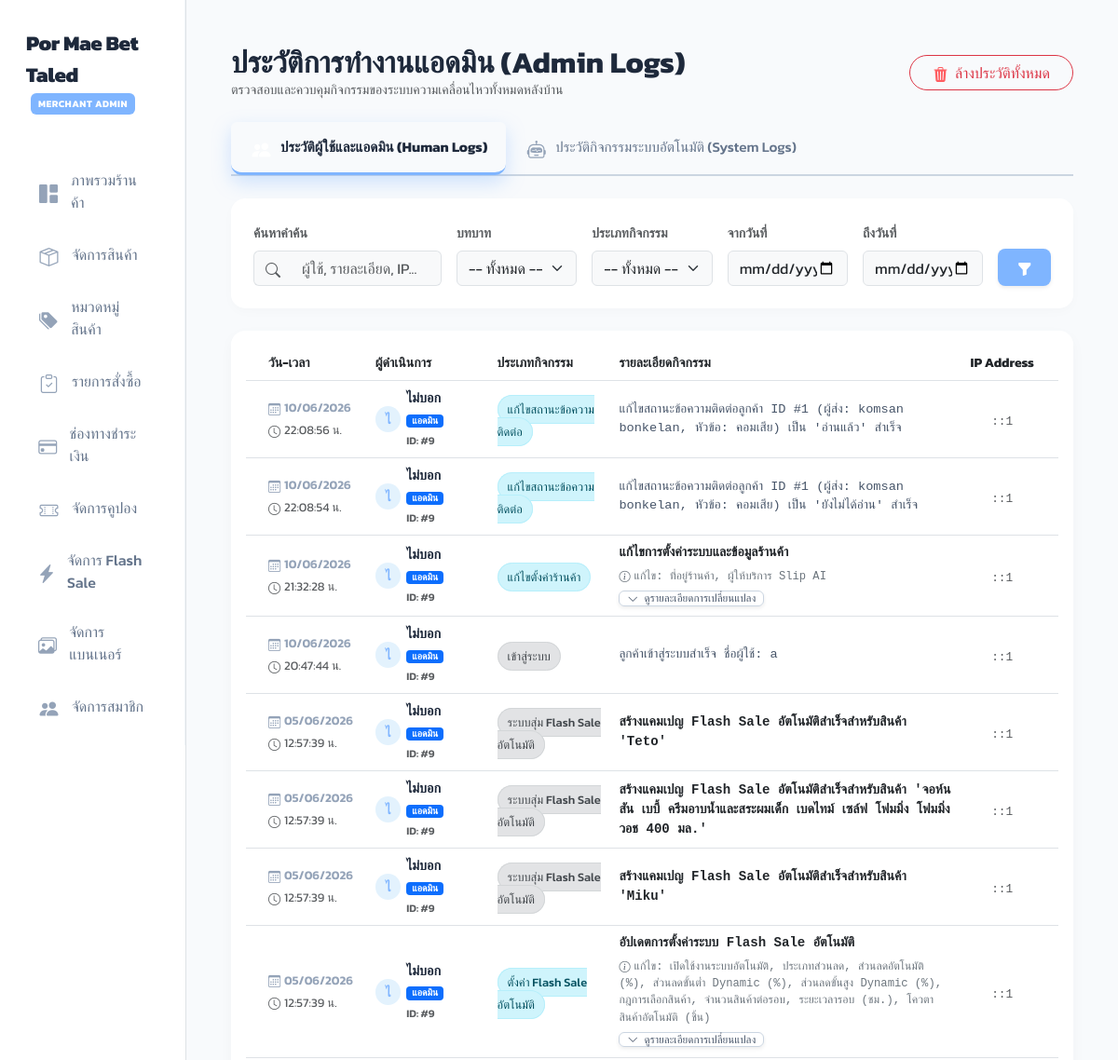
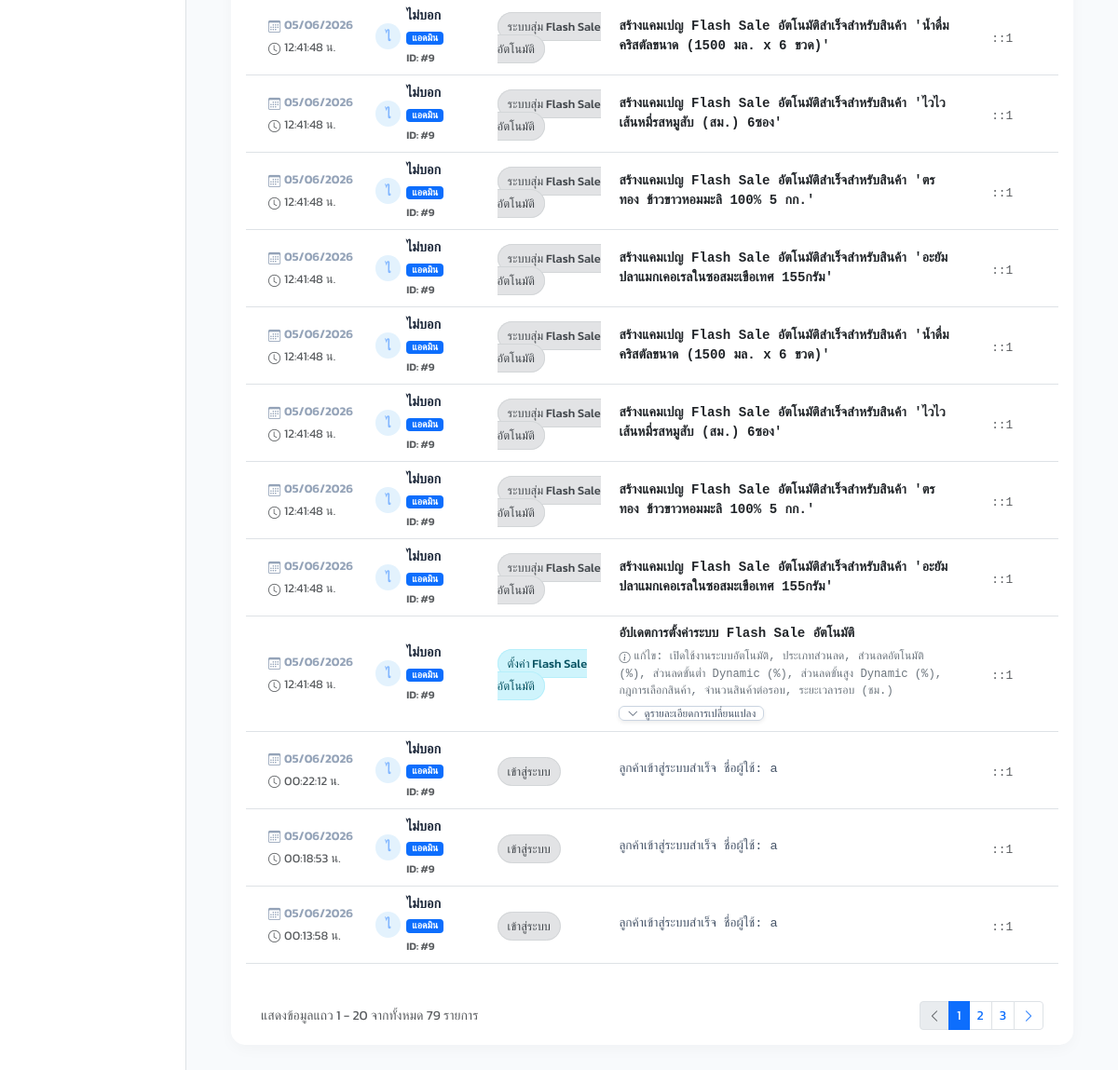
Page /admin_logs.php (signed in) on the committed database (2 pictures, top to bottom).
### tables this page shows
CREATE TABLE `admin_logs` (
  `id` int(11) NOT NULL,
  `admin_id` int(11) DEFAULT NULL,
  `admin_name` varchar(150) NOT NULL,
  `action_type` varchar(100) NOT NULL,
  `details` text NOT NULL,
  `ip_address` varchar(45) DEFAULT NULL,
  `created_at` timestamp NOT NULL DEFAULT current_timestamp()
);

### admin_logs.php (the view, shortened to what the rows shown need)
<?php
include 'db.php';
$log_type = isset($_GET['log_type']) ? mysqli_real_escape_string($conn, $_GET['log_type']) : 'human';
$where_clauses = ["1=1"];
if ($log_type === 'system') {
    $where_clauses[] = "l.admin_id IS NULL";
} else {
    $where_clauses[] = "l.admin_id IS NOT NULL";
}
$where_sql = implode(" AND ", $where_clauses);
$limit = 20;
$page = isset($_GET['page']) ? max(1, intval($_GET['page'])) : 1;
$offset = ($page - 1) * $limit;
$sql = "SELECT l.*, u.role FROM admin_logs l LEFT JOIN users u ON l.admin_id = u.id WHERE $where_sql ORDER BY l.id DESC LIMIT $limit OFFSET $offset";
$result = mysqli_query($conn, $sql);
$rows = [];
if ($result && mysqli_num_rows($result) > 0) {
    while ($row = mysqli_fetch_assoc($result)) {
        $rows[] = $row;
    }
}
function render_log_details($details_json_or_text, $row_id) {
    $data = json_decode($details_json_or_text, true);
    if (json_last_error() === JSON_ERROR_NONE && is_array($data)) {
        $html = '';
        if (isset($data['title'])) {
            $html .= '<div class="fw-semibold text-dark mb-0">' . htmlspecialchars($data['title']) . '</div>';
        }
        $has_changes = !empty($data['changes']);
        $has_sections = !empty($data['sections']);
        $summary_parts = [];
        if ($has_changes) {
            $changed_fields = [];
            foreach ($data['changes'] as $change) {
                if (!empty($change['field'])) {
                    $changed_fields[] = $change['field'];
                }
            }
            if (count($changed_fields) > 0) {
                $summary_parts[] = 'แก้ไข: ' . implode(', ', $changed_fields);
            }
        }
        if (count($summary_parts) > 0) {
            $html .= '<div class="text-secondary small my-1" style="font-size: 0.76rem; font-weight: normal;"><i class="bi bi-info-circle me-1"></i>' . htmlspecialchars(implode(' | ', $summary_parts)) . '</div>';
        }
        if ($has_changes || $has_sections) {
            $html .= '<div class="mt-1">';
            $html .= '<button class="btn btn-xs btn-outline-secondary py-0 px-2 rounded font-monospace text-decoration-none shadow-sm" type="button" data-bs-toggle="collapse" data-bs-target="#collapseLog' . $row_id . '" aria-expanded="false" style="font-size: 0.72rem; border-color: #cbd5e1; color: #475569;">';
            $html .= '<i class="bi bi-chevron-down me-1"></i> ดูรายละเอียดการเปลี่ยนแปลง';
            $html .= '</button>';
            $html .= '<div class="collapse mt-2" id="collapseLog' . $row_id . '">';
            $html .= '<div class="card card-body p-2 border-0 bg-light rounded-3" style="max-width: 100%; box-shadow: inset 0 2px 4px rgba(0,0,0,0.02);">';
            if ($has_changes) {
                $html .= '<div class="table-responsive mb-2">';
                $html .= '<table class="table table-sm table-bordered mb-0" style="font-size: 0.8rem; background: white; border-color: #e2e8f0;">';
                $html .= '<thead class="table-light"><tr style="font-size: 0.75rem;"><th style="width: 30%;">หัวข้อ/ฟิลด์</th><th style="width: 35%;">ค่าเดิม</th><th style="width: 35%;">ค่าใหม่</th></tr></thead>';
                $html .= '<tbody>';
                foreach ($data['changes'] as $change) {
                    $field = htmlspecialchars($change['field'] ?? '');
                    $old = htmlspecialchars($change['old'] ?? '');
                    $new = htmlspecialchars($change['new'] ?? '');
                    $html .= '<tr>';
                    $html .= '<td class="fw-semibold text-secondary" style="font-size: 0.76rem;">' . $field . '</td>';
                    $html .= '<td class="text-danger bg-danger-subtle px-2 py-1" style="text-decoration: line-through; font-size: 0.76rem;">' . $old . '</td>';
                    $html .= '<td class="text-success bg-success-subtle px-2 py-1 fw-bold" style="font-size: 0.76rem;">' . $new . '</td>';
                    $html .= '</tr>';
                }
                $html .= '</tbody></table></div>';
            }
            $html .= '</div></div></div>';
        }
        return $html;
    }
    return '<div class="lh-base" style="white-space: pre-wrap; font-size: 0.85rem;">' . htmlspecialchars($details_json_or_text) . '</div>';
}
?>
<!DOCTYPE html>
<html lang="th">
<head>
    <link href="https://cdn.jsdelivr.net/npm/bootstrap@5.3.0/dist/css/bootstrap.min.css" rel="stylesheet">
    <link rel="stylesheet" href="https://cdn.jsdelivr.net/npm/bootstrap-icons@1.11.1/font/bootstrap-icons.css">
</head>
<body>
<div class="container-fluid">
    <div class="row">
                    <?php include 'admin_sidebar.php'; ?>
        <div class="col-md-10 p-4 p-md-5">
            <div class="d-flex flex-column flex-md-row justify-content-between align-items-start align-items-md-center mb-4 gap-3">
                <div>
                    <h2 class="fw-bold m-0">ประวัติการทำงานแอดมิน (Admin Logs)</h2>
                </div>
            </div>
            <div class="card table-card p-3" id="logs-table-wrapper">
                <div class="table-responsive d-none d-md-block">
                    <table class="table align-middle table-hover">
                        <thead class="bg-light">
                            <tr class="text-secondary small">
                                <th class="ps-4" style="width: 15%;">วัน-เวลา</th>
                                <th style="width: 15%;">ผู้ดำเนินการ</th>
                                <th style="width: 15%;">ประเภทกิจกรรม</th>
                                <th style="width: 43%;">รายละเอียดกิจกรรม</th>
                                <th class="pe-4 text-center" style="width: 12%;">IP Address</th>
                            </tr>
                        </thead>
                        <tbody>
                            <?php
                            if (count($rows) > 0):
                                foreach ($rows as $row):
                                    $act = $row['action_type'];
                                    $badge_class = 'bg-other';
                                    if (strpos($act, 'เพิ่ม') !== false || strpos($act, 'สร้าง') !== false) {
                                        $badge_class = 'bg-create';
                                    } elseif (strpos($act, 'แก้ไข') !== false || strpos($act, 'อัปเดต') !== false || strpos($act, 'ตั้งค่า') !== false) {
                                        $badge_class = 'bg-update';
                                    } elseif (strpos($act, 'ลบ') !== false || strpos($act, 'ล้าง') !== false || strpos($act, 'ยกเลิก') !== false || strpos($act, 'บังคับปิด') !== false) {
                                        $badge_class = 'bg-delete';
                                    }
                                    $avatar_letter = !empty($row['admin_name']) ? mb_strtoupper(mb_substr($row['admin_name'], 0, 1, 'UTF-8'), 'UTF-8') : 'S';
                            ?>
                            <tr>
                                <td class="ps-4">
                                    <div class="log-time fw-semibold">
                                        <i class="bi bi-calendar3 me-1"></i><?= date('d/m/Y', strtotime($row['created_at'])) ?>
                                    </div>
                                    <div class="log-time text-muted mt-1">
                                        <i class="bi bi-clock me-1"></i><?= date('H:i:s', strtotime($row['created_at'])) ?> น.
                                    </div>
                                </td>
                                <td>
                                    <div class="log-admin">
                                        <div class="admin-avatar" title="<?= htmlspecialchars($row['admin_name']) ?>"><?= $avatar_letter ?></div>
                                        <div>
                                            <div style="font-size: 0.9rem; display: flex; align-items: center; gap: 6px; flex-wrap: wrap;">
                                                <span><?= htmlspecialchars($row['admin_name']) ?></span>
                                                <?php if (($row['role'] ?? '') === 'admin'): ?>
                                                    <span class="badge bg-primary text-white" style="font-size: 0.65rem; padding: 2px 6px; border-radius: 4px;">แอดมิน</span>
                                                <?php elseif (($row['role'] ?? '') === 'user'): ?>
                                                    <span class="badge bg-info text-white" style="font-size: 0.65rem; padding: 2px 6px; border-radius: 4px;">ลูกค้า</span>
                                                <?php else: ?>
                                                    <span class="badge bg-secondary text-white" style="font-size: 0.65rem; padding: 2px 6px; border-radius: 4px;">ระบบ</span>
                                                <?php endif; ?>
                                            </div>
                                            <small class="text-muted" style="font-size: 0.72rem;">ID: #<?= $row['admin_id'] ?? 'System' ?></small>
                                        </div>
                                    </div>
                                </td>
                                <td>
                                    <span class="badge-log <?= $badge_class ?>"><?= htmlspecialchars($row['action_type']) ?></span>
                                </td>
                                <td>
                                    <div class="log-details font-monospace"><?= render_log_details($row['details'], $row['id']) ?></div>
                                </td>
                                <td class="pe-4 text-center">
                                    <code class="text-muted" style="font-size: 0.8rem;"><?= htmlspecialchars($row['ip_address'] ?: '-') ?></code>
                                </td>
                            </tr>
                            <?php
                                endforeach;
                            endif; ?>
                        </tbody>
                    </table>
                </div>
            </div>
        </div>
    </div>
</div>
</body>
</html>

### rows in the picture
admin_logs: created_at "10/06/2026", created_at "22:08:56", admin_name "ไ", admin_name "ไม่บอก", admin "9", action_type "แก้ไขสถานะข้อความติดต่อ", details "แก้ไขสถานะข้อความติดต่อลูกค้า ID #1 (ผู้ส่ง: komsan bonkelan, หัวข้อ: คอมเสีย) เป็น 'อ่านแล้ว' สำเร็จ", ip_address "::1"
admin_logs: created_at "10/06/2026", created_at "22:08:54", admin_name "ไ", admin_name "ไม่บอก", admin "9", action_type "แก้ไขสถานะข้อความติดต่อ", details "แก้ไขสถานะข้อความติดต่อลูกค้า ID #1 (ผู้ส่ง: komsan bonkelan, หัวข้อ: คอมเสีย) เป็น 'ยังไม่ได้อ่าน' สำเร็จ", ip_address "::1"
admin_logs: created_at "10/06/2026", created_at "21:32:28", admin_name "ไ", admin_name "ไม่บอก", admin "9", action_type "แก้ไขตั้งค่าร้านค้า", details "แก้ไขการตั้งค่าระบบและข้อมูลร้านค้า", summary_parts "แก้ไข: ที่อยู่ร้านค้า, ผู้ให้บริการ Slip AI", shows "ดูรายละเอียดการเปลี่ยนแปลง", ip_address "::1"
admin_logs: created_at "10/06/2026", created_at "20:47:44", admin_name "ไ", admin_name "ไม่บอก", admin "9", action_type "เข้าสู่ระบบ", details "ลูกค้าเข้าสู่ระบบสำเร็จ ชื่อผู้ใช้: a", ip_address "::1"
admin_logs: created_at "05/06/2026", created_at "12:57:39", admin_name "ไ", admin_name "ไม่บอก", admin "9", action_type "ระบบสุ่ม Flash Sale อัตโนมัติ", details "สร้างแคมเปญ Flash Sale อัตโนมัติสำเร็จสำหรับสินค้า 'Teto'", ip_address "::1"
admin_logs: created_at "05/06/2026", created_at "12:57:39", admin_name "ไ", admin_name "ไม่บอก", admin "9", action_type "ระบบสุ่ม Flash Sale อัตโนมัติ", details "สร้างแคมเปญ Flash Sale อัตโนมัติสำเร็จสำหรับสินค้า 'จอห์นสัน เบบี้ ครีมอาบน้ำและสระผมเด็ก เบดไทม์ เซล์ฟ โฟมมิ่ง โฟมมิ่ง วอช 400 มล.'", ip_address "::1"
admin_logs: created_at "05/06/2026", created_at "12:57:39", admin_name "ไ", admin_name "ไม่บอก", admin "9", action_type "ระบบสุ่ม Flash Sale อัตโนมัติ", details "สร้างแคมเปญ Flash Sale อัตโนมัติสำเร็จสำหรับสินค้า 'Miku'", ip_address "::1"
admin_logs: created_at "05/06/2026", created_at "12:57:39", admin_name "ไ", admin_name "ไม่บอก", admin "9", action_type "ตั้งค่า Flash Sale อัตโนมัติ", details "อัปเดตการตั้งค่าระบบ Flash Sale อัตโนมัติ", summary_parts "แก้ไข: เปิดใช้งานระบบอัตโนมัติ, ประเภทส่วนลด, ส่วนลดอัตโนมัติ (%), ส่วนลดขั้นต่ำ Dynamic (%), ส่วนลดขั้นสูง Dynamic (%), กฎการเลือกสินค้า, จำนวนสินค้าต่อรอบ, ระยะเวลารอบ (ชม.), โควตาสินค้าอัตโนมัติ (ชิ้น)", shows "ดูรายละเอียดการเปลี่ยนแปลง", ip_address "::1"
admin_logs: created_at "05/06/2026", created_at "12:41:48", admin_name "ไ", admin_name "ไม่บอก", admin "9", action_type "ระบบสุ่ม Flash Sale อัตโนมัติ", details "สร้างแคมเปญ Flash Sale อัตโนมัติสำเร็จสำหรับสินค้า 'น้ำดื่มคริสตัลขนาด (1500 มล. x 6 ขวด)'", ip_address "::1"
admin_logs: created_at "05/06/2026", created_at "12:41:48", admin_name "ไ", admin_name "ไม่บอก", admin "9", action_type "ระบบสุ่ม Flash Sale อัตโนมัติ", details "สร้างแคมเปญ Flash Sale อัตโนมัติสำเร็จสำหรับสินค้า 'ไวไว เส้นหมี่รสหมูสับ (สม.) 6ซอง'", ip_address "::1"
admin_logs: created_at "05/06/2026", created_at "12:41:48", admin_name "ไ", admin_name "ไม่บอก", admin "9", action_type "ระบบสุ่ม Flash Sale อัตโนมัติ", details "สร้างแคมเปญ Flash Sale อัตโนมัติสำเร็จสำหรับสินค้า 'ตรทอง ข้าวขาวหอมมะลิ 100% 5 กก.'", ip_address "::1"
admin_logs: created_at "05/06/2026", created_at "12:41:48", admin_name "ไ", admin_name "ไม่บอก", admin "9", action_type "ระบบสุ่ม Flash Sale อัตโนมัติ", details "สร้างแคมเปญ Flash Sale อัตโนมัติสำเร็จสำหรับสินค้า 'อะยัมปลาแมกเคอเรลในซอสมะเขือเทศ 155กรัม'", ip_address "::1"
admin_logs: created_at "05/06/2026", created_at "12:41:48", admin_name "ไ", admin_name "ไม่บอก", admin "9", action_type "ระบบสุ่ม Flash Sale อัตโนมัติ", details "สร้างแคมเปญ Flash Sale อัตโนมัติสำเร็จสำหรับสินค้า 'น้ำดื่มคริสตัลขนาด (1500 มล. x 6 ขวด)'", ip_address "::1"
admin_logs: created_at "05/06/2026", created_at "12:41:48", admin_name "ไ", admin_name "ไม่บอก", admin "9", action_type "ระบบสุ่ม Flash Sale อัตโนมัติ", details "สร้างแคมเปญ Flash Sale อัตโนมัติสำเร็จสำหรับสินค้า 'ไวไว เส้นหมี่รสหมูสับ (สม.) 6ซอง'", ip_address "::1"
admin_logs: created_at "05/06/2026", created_at "12:41:48", admin_name "ไ", admin_name "ไม่บอก", admin "9", action_type "ระบบสุ่ม Flash Sale อัตโนมัติ", details "สร้างแคมเปญ Flash Sale อัตโนมัติสำเร็จสำหรับสินค้า 'ตรทอง ข้าวขาวหอมมะลิ 100% 5 กก.'", ip_address "::1"
admin_logs: created_at "05/06/2026", created_at "12:41:48", admin_name "ไ", admin_name "ไม่บอก", admin "9", action_type "ระบบสุ่ม Flash Sale อัตโนมัติ", details "สร้างแคมเปญ Flash Sale อัตโนมัติสำเร็จสำหรับสินค้า 'อะยัมปลาแมกเคอเรลในซอสมะเขือเทศ 155กรัม'", ip_address "::1"
admin_logs: created_at "05/06/2026", created_at "12:41:48", admin_name "ไ", admin_name "ไม่บอก", admin "9", action_type "ตั้งค่า Flash Sale อัตโนมัติ", details "อัปเดตการตั้งค่าระบบ Flash Sale อัตโนมัติ", summary_parts "แก้ไข: เปิดใช้งานระบบอัตโนมัติ, ประเภทส่วนลด, ส่วนลดอัตโนมัติ (%), ส่วนลดขั้นต่ำ Dynamic (%), ส่วนลดขั้นสูง Dynamic (%), กฎการเลือกสินค้า, จำนวนสินค้าต่อรอบ, ระยะเวลารอบ (ชม.)", shows "ดูรายละเอียดการเปลี่ยนแปลง", ip_address "::1"
admin_logs: created_at "05/06/2026", created_at "00:22:12", admin_name "ไ", admin_name "ไม่บอก", admin "9", action_type "เข้าสู่ระบบ", details "ลูกค้าเข้าสู่ระบบสำเร็จ ชื่อผู้ใช้: a", ip_address "::1"
admin_logs: created_at "05/06/2026", created_at "00:18:53", admin_name "ไ", admin_name "ไม่บอก", admin "9", action_type "เข้าสู่ระบบ", details "ลูกค้าเข้าสู่ระบบสำเร็จ ชื่อผู้ใช้: a", ip_address "::1"
admin_logs: created_at "05/06/2026", created_at "00:13:58", admin_name "ไ", admin_name "ไม่บอก", admin "9", action_type "เข้าสู่ระบบ", details "ลูกค้าเข้าสู่ระบบสำเร็จ ชื่อผู้ใช้: a", ip_address "::1"

### other values in the picture
$offset + 1 "1"
min($offset + $limit, $total_rows) "20"
$total_rows "79"
